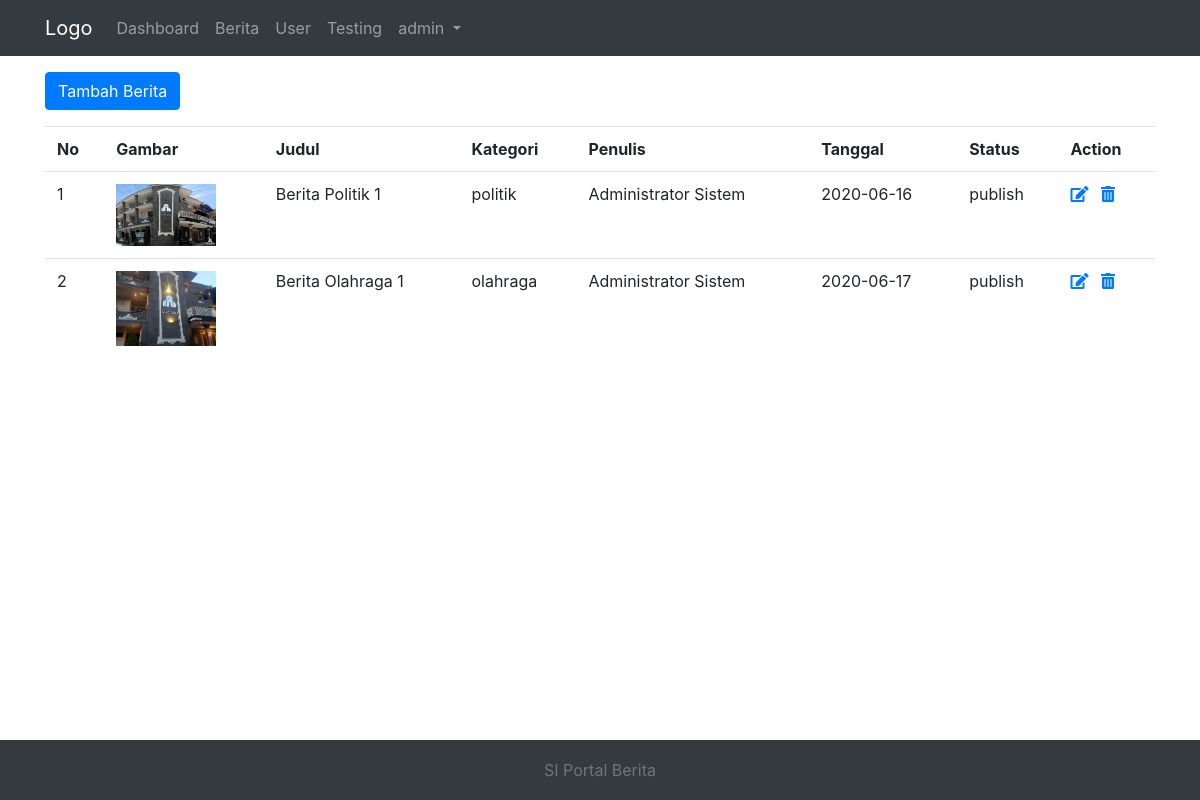
Page /index.php?page=berita (signed in) on the committed database.
### tables this page shows
CREATE TABLE `tbl_berita` (
  `id_berita` int(11) NOT NULL,
  `judul_berita` varchar(50) NOT NULL,
  `isi_berita` text NOT NULL,
  `img_berita` varchar(100) NOT NULL,
  `kategori_berita` varchar(50) NOT NULL,
  `user_berita` int(11) NOT NULL,
  `tanggal_berita` date NOT NULL,
  `status_berita` varchar(15) NOT NULL
);

CREATE TABLE `tbl_user` (
  `id_user` int(11) NOT NULL,
  `username` varchar(30) NOT NULL,
  `password` varchar(50) NOT NULL,
  `nama_user` varchar(50) NOT NULL,
  `role_user` varchar(15) NOT NULL,
  `status` varchar(10) NOT NULL
);

### pages/berita.php (the view)
<?php
    $_userid = isset($_SESSION["id_user"]) ? $_SESSION["id_user"] : "";
    $_userrole = isset($_SESSION["role_user"]) ? $_SESSION["role_user"] : "";
    $sqlquery = "select b.*, u.nama_user from tbl_berita as b, tbl_user as u where b.user_berita = ". $_userid ." and b.user_berita = u.id_user";
    if ($_userrole == 'admin') {
        $sqlquery = "select b.*, u.nama_user from tbl_berita as b, tbl_user as u where b.user_berita = u.id_user";
    }
    $query = mysqli_query($_koneksi, $sqlquery);
?>
<div class="my-3">
    <a class="btn btn-primary" href="index.php?page=berita-add" role="button">Tambah Berita</a>
</div>
<div class="table-responsive">
    <table class="table">
        <tr>
            <th>No</th>
            <th>Gambar</th>
            <th>Judul</th>
            <th>Kategori</th>
            <th>Penulis</th>
            <th>Tanggal</th>
            <th>Status</th>
            <th>Action</th>
        </tr>
        <?php
        $no = 1;
        while($row = mysqli_fetch_array($query))
        {
            ?>
            <tr>
                <td><?php echo $no++; ?></td>
                <td><img src="files/<?php echo $row['img_berita']; ?>" width="100"/></td>
                <td><?php echo $row['judul_berita']; ?></td>
                <td><?php echo $row['kategori_berita']; ?></td>
                <td><?php echo $row['nama_user']; ?></td>
                <td><?php echo $row['tanggal_berita']; ?></td>
                <td><?php echo $row['status_berita']; ?></td>
                <td>
                    <a class="mr-2" href="index.php?page=berita-edit&id_berita=<?php echo $row['id_berita']; ?>">
                        <i class="fas fa-edit"></i>
                    </a>
                    <a href="index.php?page=berita-delete&id_berita=<?php echo $row['id_berita']; ?>">
                        <i class="fas fa-trash-alt"></i>
                    </a>
                </td>
            </tr>
            <?php
        }
        ?>
    </table>
</div>

### rows in the picture
tbl_berita: img_berita (picture), judul_berita "Berita Politik 1", kategori_berita "politik", tbl_user.nama_user "Administrator Sistem", tanggal_berita "2020-06-16", status_berita "publish"
tbl_berita: img_berita (picture), judul_berita "Berita Olahraga 1", kategori_berita "olahraga", tbl_user.nama_user "Administrator Sistem", tanggal_berita "2020-06-17", status_berita "publish"

### other values in the picture
$_username "admin"
